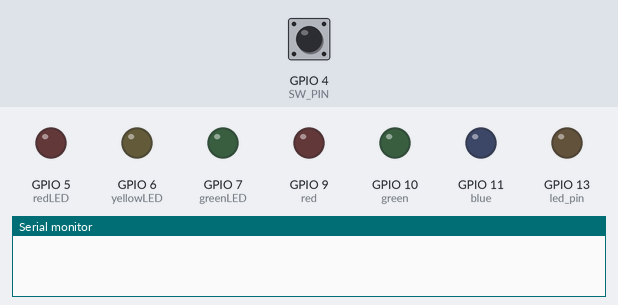
Bench run of a sketch on a simulated ESP32-S3. Parts: output pins drawn as LEDs (lit = HIGH), the last lines printed to the serial monitor. Inputs (shaded band) come from the test bench; at power-on: GPIO 4 (SW_PIN) HIGH. Random numbers use the default seed unless the sketch sets one.

Above: at 1.2 s.
1.3 s: GPIO 4 (SW_PIN) pulled LOW for 0.15 s
At 2.5 s:
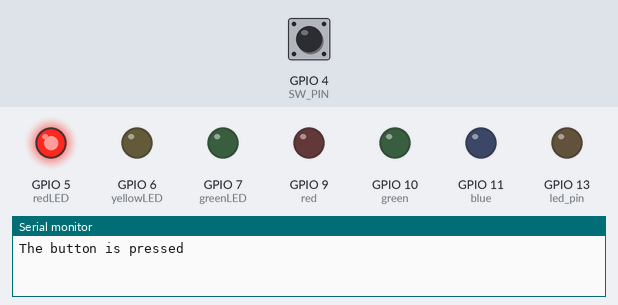
2.9 s: GPIO 4 (SW_PIN) pulled LOW for 1 s
At 3.9 s:
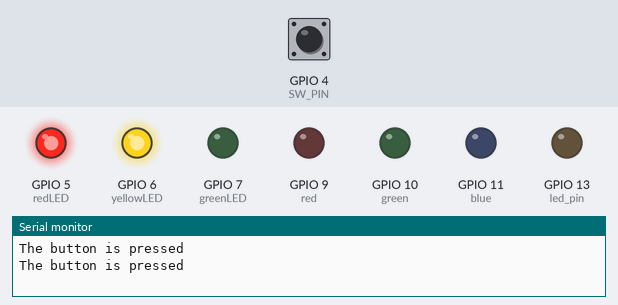
5.4 s: GPIO 4 (SW_PIN) pulled LOW for 0.15 s
At 5.9 s:
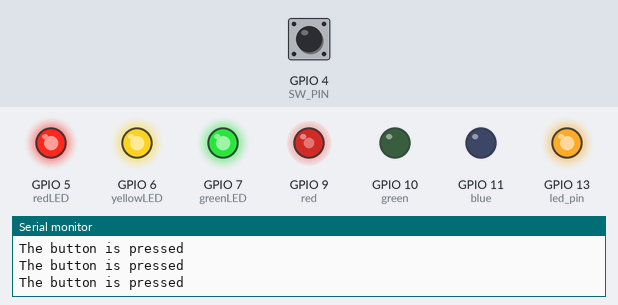
Timing chart, 0 to 8.4 s (numbered marks = the images above; inputs shaded):
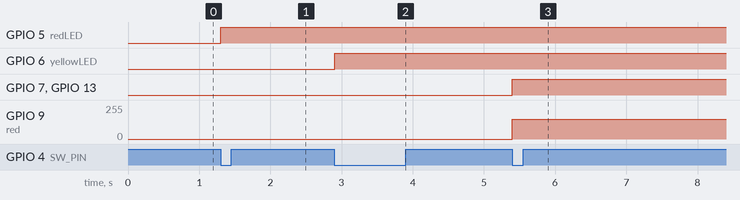

The sketch:

Button.ino
```cpp
#include <Arduino.h>
#include <ezButton.h>  // The library to use for SW pin, duh

#define SW_PIN 4

// these inline comments will be pretty different from my usual style
// since i want new people to understand this code

// --- ESP32 LEDC PWM Setup ---
// On ESP32, analogWrite is different, we use the LEDC peripheral for PWM.
// Now we set up channels for each color of the RGB LED.
const int redChannel = 0;
const int greenChannel = 1;
const int blueChannel = 2;
const int freq = 5000;
const int resolution = 8;
// --- End ESP32 Setup ---

int randomColor;
int counter = 0;

int red = 9;
int green = 10;
int blue = 11;

int redBrightness = 0;
int greenBrightness = 0;
int blueBrightness = 0;
int redLED = 5;
int yellowLED = 6;
int greenLED = 7;
int led_pin = 13;

ezButton button(SW_PIN);

void setup() {
  Serial.begin(9600);

  // Use a valid ADC pin for ESP32, like GPIO 36 (its often marked A0 on dev boards!)
  randomSeed(analogRead(36));
  randomColor = random(1, 5);

  // --- ESP32 LEDC PWM Initialization ---
  ledcSetup(redChannel, freq, resolution);
  ledcSetup(greenChannel, freq, resolution);
  ledcSetup(blueChannel, freq, resolution);
  ledcAttachPin(red, redChannel);
  ledcAttachPin(green, greenChannel);
  ledcAttachPin(blue, blueChannel);
  // --- End ESP32 Initialization ---

  pinMode(redLED, OUTPUT);
  pinMode(yellowLED, OUTPUT);
  pinMode(greenLED, OUTPUT);
  pinMode(led_pin, OUTPUT);

  // No need to set pinMode for red, green, blue as ledcAttachPin does it already.
}

void loop() {
  button.loop();
  if (button.isPressed()) {
    Serial.println("The button is pressed");
    counter++;
    if (counter == 1) { // First button press
      digitalWrite(redLED, HIGH);
    }
    else if (counter == 2) { // Second button press
      digitalWrite(yellowLED, HIGH);
    }
    else if (counter == 3) { // Third button press
      digitalWrite(greenLED, HIGH);
      if (randomColor == 1) {
        redBrightness = 150;
        blueBrightness = 0;
        greenBrightness = 0;
      } else if (randomColor == 2) {
        redBrightness = 0;
        blueBrightness = 150;
        greenBrightness = 0;
      } else if (randomColor == 3) {
        redBrightness = 0;
        blueBrightness = 0;
        greenBrightness = 100;
      } else {
        redBrightness = 200;
        blueBrightness = 150;
        greenBrightness = 0;
      }

      // --- ESP32 LEDC PWM Write ---
      ledcWrite(redChannel, redBrightness);
      ledcWrite(greenChannel, greenBrightness);
      ledcWrite(blueChannel, blueBrightness);
      // --- End ESP32 Write ---

      digitalWrite(led_pin, HIGH);
      delay(3000); // Original bad behavior preserved
    }
    delay(500); // Original bad behavior preserved

  }
}
```

Measured:
- after the input at 1.3 s, GPIO 5 (redLED): LOW → HIGH at once
- after the input at 2.9 s, GPIO 6 (yellowLED): LOW → HIGH at once
- after the input at 5.4 s, GPIO 7 (greenLED), GPIO 13 (led_pin): LOW → HIGH at once; GPIO 9 (red): 0/255 → 149/255 at once
